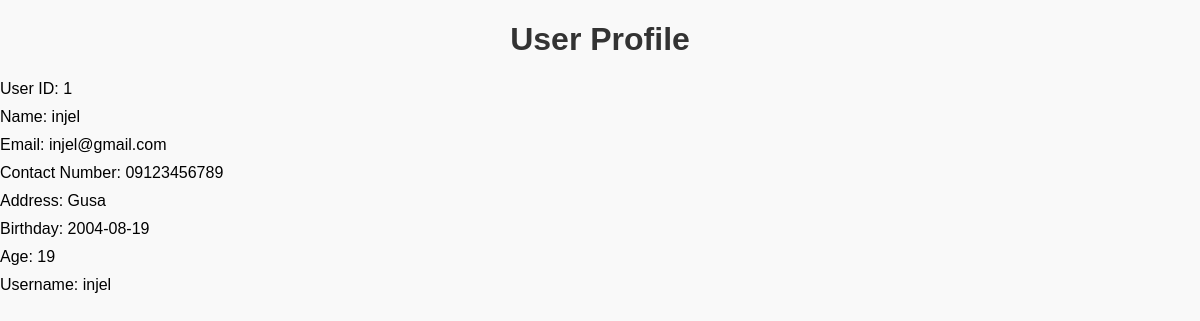
The app's page /profile.php (signed in) with its own data.
### tables this page shows
CREATE TABLE `users` (
  `userid` int(11) NOT NULL,
  `name` varchar(50) NOT NULL,
  `email` varchar(50) NOT NULL,
  `contact_number` text NOT NULL,
  `address` varchar(50) NOT NULL,
  `birthday` date NOT NULL,
  `age` int(11) NOT NULL,
  `username` varchar(50) NOT NULL,
  `password` varchar(255) NOT NULL,
  `created_at` timestamp NOT NULL DEFAULT current_timestamp()
);

### profile.php (the view, shortened to what this page needs)
<?php
$servername = "localhost";
$dbusername = "root";
$dbpassword = "";
$dbname = "bookvault";
$conn = new mysqli($servername, $dbusername, $dbpassword, $dbname);
$userId = $_SESSION['userId'];
$stmt = $conn->prepare("SELECT userid, name, email, contact_number, address, birthday, username FROM users WHERE userid = ?");
$stmt->bind_param("i", $userId);
$stmt->execute();
$result = $stmt->get_result();
$user = null;
if ($result->num_rows > 0) {
    $user = $result->fetch_assoc();
    $user['age'] = date_diff(date_create($user['birthday']), date_create('today'))->y;
}
?>
<!DOCTYPE html>
<html lang="en">
<head>
    <link rel="stylesheet" href="css/profile.css">
</head>
<body>
    <h1>User Profile</h1>
    <ul id="user-info">
        <li>User ID: <span id="user-id"><?php echo htmlspecialchars($user['userid']); ?></span></li>
        <li>Name: <span id="name"><?php echo htmlspecialchars($user['name']); ?></span></li>
        <li>Email: <span id="email"><?php echo htmlspecialchars($user['email']); ?></span></li>
        <li>Contact Number: <span id="contact-number"><?php echo htmlspecialchars($user['contact_number']); ?></span></li>
        <li>Address: <span id="address"><?php echo htmlspecialchars($user['address']); ?></span></li>
        <li>Birthday: <span id="birthday"><?php echo htmlspecialchars($user['birthday']); ?></span></li>
        <li>Age: <span id="age"><?php echo htmlspecialchars($user['age']); ?></span></li>
        <li>Username: <span id="username"><?php echo htmlspecialchars($user['username']); ?></span></li>
    </ul>
</body>
</html>

### css/profile.css (style rules this page uses)
body { font-family: Arial, sans-serif; background-color: #f9f9f9; margin: 0; padding: 0; }
h1 { text-align: center; color: #333; }
ul { list-style: none; padding: 0; }
li { margin-bottom: 10px; }
li::before { content: "\2022"; color: #007bff; font-weight: bold; display: inline-block; width: 1em; margin-left: -1em; }

### records on screen
users: userid "1", name "injel", email "injel@gmail.com", contact_number "09123456789", address "Gusa", birthday "2004-08-19", username "injel"

### other values on screen
$user['age'] "19"
